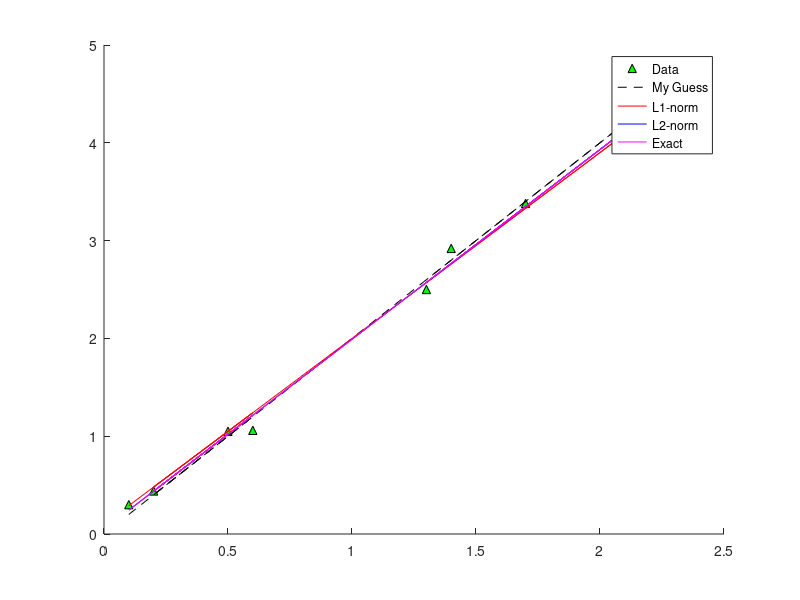

This chart was generated by the following MATLAB code:
%Matlab Practical 9
%Zach Vig

clear;
clearvars;
close all;

%q1.1
x = [0.1; 0.6; 0.2; 0.5; 1.4; 2.3; 1.7; 1.3];
y = [0.3; 1.06; 0.44; 1.05; 2.92; 4.47; 3.38; 2.5];

%q1.2
figure(1); hold on;
plot(x,y,'k^','MarkerFaceColor','green',"DisplayName","Data");

%q1.3
% m = [slope; y-intercept]
% Am = y

%my guess :)
A = [x,ones(length(x),1)]; m0 = [2; 0];
plot(x,A*m0,"DisplayName","My Guess","Color","Black","LineStyle","--");

%q1.4
%{
    A is an 8 by 2 matrix, meaning we have 8 data points to determine 2 parameters (slope, y-intercept). This means that the problem is overdetermined.
%}

%q1.6
misfitL1 = @(m)sum(abs(A*m-y));
m1 = fminsearch(misfitL1,m0);
plot(x,A*m1,"DisplayName","L1-norm","Color","Red");

%q1.5
misfitL2 = @(m)sum((A*m-y) .^ 2);
m2 = fminsearch(misfitL2,m0);
plot(x,A*m2,"DisplayName","L2-norm","Color","Blue");

%q1.7
m3 = linsolve(A,y);
plot(x,A*m3,"DisplayName","Exact","Color","magenta");

legend();




